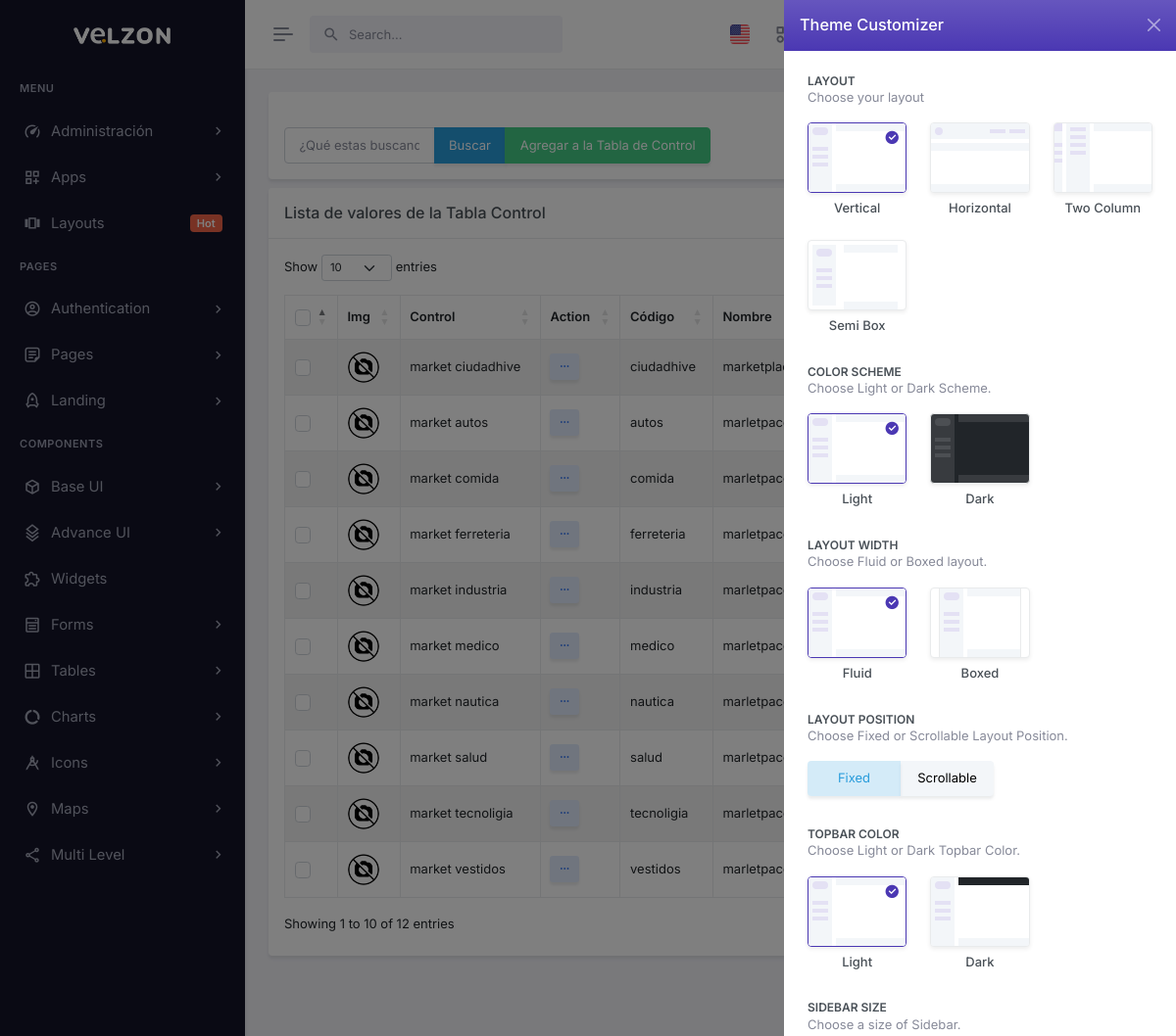
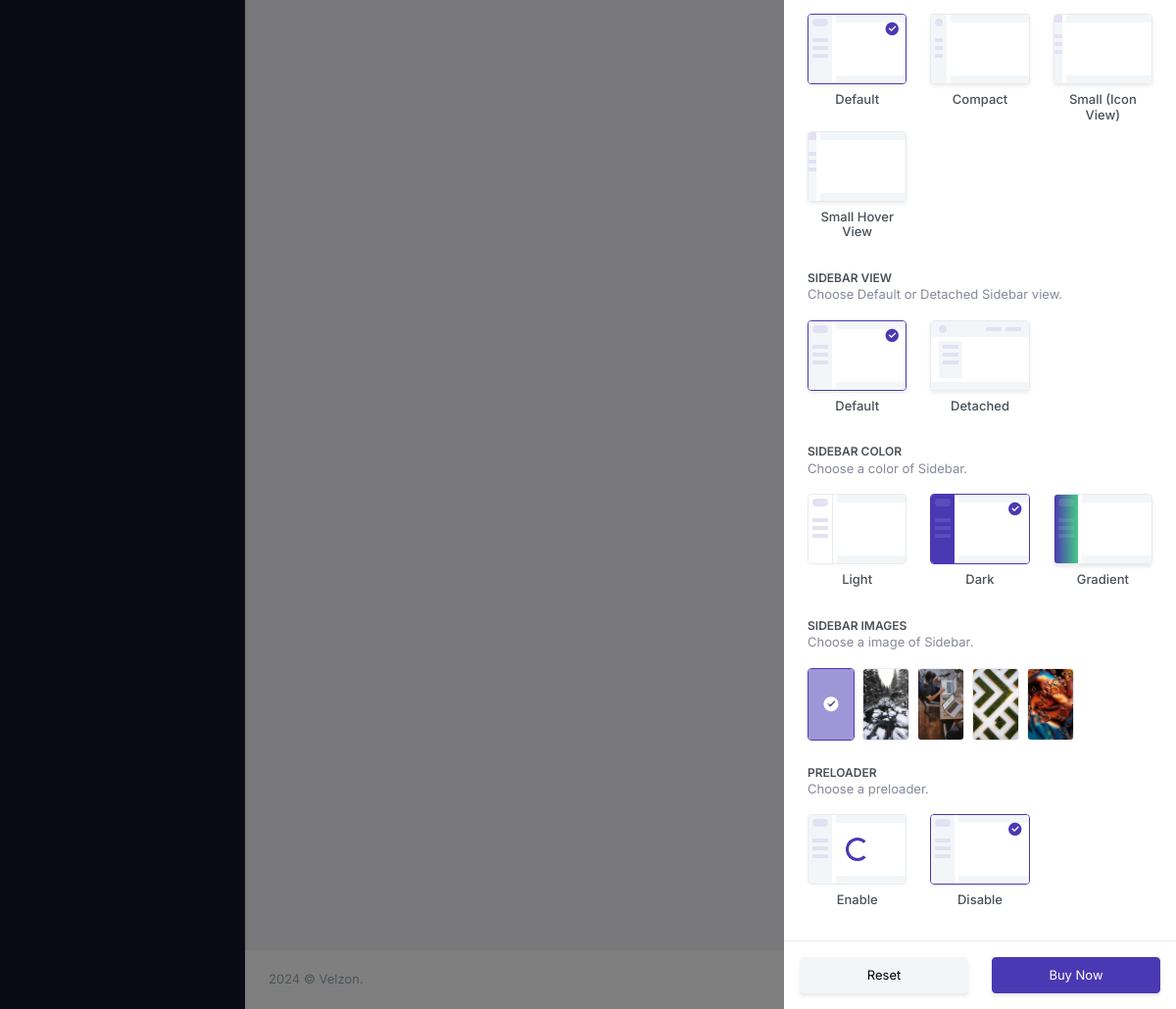
The app's page /controlList/ (signed in) with its own data (2 pictures, top to bottom).
### tables this page shows
CREATE TABLE `control` (
  `control_id` int(10) unsigned NOT NULL AUTO_INCREMENT,
  `tipo` varchar(20) NOT NULL DEFAULT '0',
  `codigo` varchar(45) NOT NULL DEFAULT '',
  `nombre` varchar(80) NOT NULL DEFAULT '',
  `control_foto` varchar(80) NOT NULL DEFAULT '',
  `valor` varchar(45) NOT NULL DEFAULT '',
  `estatus` int(10) unsigned NOT NULL DEFAULT 1,
  `company_id` int(10) unsigned NOT NULL DEFAULT 0,
  PRIMARY KEY (`control_id`)
);

### autoload.php (called while the page is built, shortened)
<?php
    spl_autoload_register(function($clase){
        $archivo= __DIR__."/".$clase.".php";
        $archivo=str_replace("\\","/",$archivo);
    });

### app/models/mainModel.php (called while the page is built, shortened)
<?php
	class mainModel{
		private $server=DB_SERVER;
		private $db=DB_NAME;
		private $user=DB_USER;
		private $pass=DB_PASS;
		protected function conectar(){
			$conexion = new PDO("mysql:host=".$this->server.";dbname=".$this->db,$this->user,$this->pass);
			$conexion->exec("SET CHARACTER SET utf8");
			return $conexion;
		}
		protected function ejecutarConsulta($consulta){
			$sql=$this->conectar()->prepare($consulta);
			$sql->execute();
			return $sql;
		}
		public function limpiarCadena($cadena){
			$palabras=["<script>","</script>","<script src","<script type=","SELECT * FROM","SELECT "," SELECT ","DELETE FROM","INSERT INTO","DROP TABLE","DROP DATABASE","TRUNCATE TABLE","SHOW TABLES","SHOW DATABASES","<?php","?>","--","^","<",">","==",";","::"];
			$cadena=trim($cadena);
			$cadena=stripslashes($cadena);
			$cadena=trim($cadena);
			$cadena=stripslashes($cadena);
			return $cadena;
		}
	}

### app/controllers/controlController.php (called while the page is built, shortened)
<?php
	class controlController extends mainModel{
		public function listarTodosControlControlador($busqueda){
			$busqueda=$this->limpiarCadena($busqueda);
			if(isset($busqueda) && $busqueda!="*"){
				$consulta_datos="SELECT * FROM control WHERE (
				codigo LIKE '%$busqueda%'
				OR nombre LIKE '%$busqueda%'
				OR tipo LIKE '%$busqueda%'
				)
				ORDER BY tipo, nombre ASC limit 500";
			}else{
				$consulta_datos="SELECT * FROM control ORDER BY tipo, nombre ASC limit 500";
			}
			$datos = $this->ejecutarConsulta($consulta_datos);
			$datos = $datos->fetchAll();
			return $datos;
			exit();
		}
	}

### app/views/content/controlList-view.php (the view, shortened to what this page needs)
<div class="main-content">
    <div class="page-content">
        <div class="container-fluid">
            <?php
            $insControl = new controlController();
            ?>
            <div class="row">
                <div class="col-xxl-3" style="margin-bottom: -15px;">
                    <div class="card">
                        <div class="card-body">
                            <div class="columns">
                                <div class="column">
                                    <form class="FormularioAjax"
                                    action="<?php echo APP_URL; ?>app/ajax/buscadorAjax.php"
                                    method="POST" autocomplete="off" >
                                        <div class="col-xs-12 col-md-6">
                                            <div class="form-group">
                                                <div class="input-group">
                                                    <input class="form-control is-rounded" type="text"
                                                    name="txt_buscador" placeholder="¿Qué estas buscando?..." pattern="[a-zA-Z0-9áéíóúÁÉÍÓÚñÑ ]{1,30}" maxlength="30" required >
                                                    <button class="btn btn-info" type="submit" >Buscar</button>
                                                    <a href="<?php echo APP_URL; ?>controlNew/" class="btn btn-success" >Agregar a la Tabla de Control</a>
                                                </div>
                                            </div>
                                        </div>
                                    </form>
                                </div>
                            </div>
                        </div>
                    </div>
                </div>
            </div>
            <?php
            if(isset($_SESSION[$url[0]]) && !empty($_SESSION[$url[0]])){
                $datos = $insControl->listarTodosControlControlador($_SESSION[$url[0]]);
            }else{
                $datos = $insControl->listarTodosControlControlador("*");
            }
            ?>
            <div class="row">
                <div class="col-lg-12">
                    <div class="card">
                        <div class="card-header">
                            <h5 class="card-title mb-0">Lista de valores de la Tabla Control</h5>
                        </div>
                        <div class="card-body">
                            <table id="fixed-header" class="table table-bordered dt-responsive nowrap table-striped align-middle" style="width:100%">
                                <thead>
                                    <tr>
                                        <th scope="col" style="width: 10px;">
                                            <div class="form-check">
                                                <input class="form-check-input fs-15" type="checkbox" id="checkAll" value="option">
                                            </div>
                                        </th>
                                        <th>Img</th>
                                        <th>Control</th>
                                        <th>Action</th>
                                        <th>Código</th>
                                        <th>Nombre</th>
                                        <th>Estatus</th>
                                        <th>Negocio</th>
                                    </tr>
                                </thead>
                                <tbody>
                                    <?php
                                    if(is_array($datos)){
                                        foreach($datos as $rows){
                                            if($rows['control_foto'] != ""){
                                                $control_foto = APP_URL . "app/views/fotos/control/".$rows['control_foto'];
                                            }else{
                                                $control_foto = APP_URL . "app/views/fotos/nophoto.jpg";
                                            }
                                            ?>
                                            <tr>
                                                <th scope="row">
                                                    <div class="form-check">
                                                        <input class="form-check-input fs-15" type="checkbox" name="checkAll" value="option1">
                                                    </div>
                                                </th>
                                                <td>
                                                    <a href="<?= APP_URL.'controlUpdate/'.$rows['control_id'].'/'?>">
                                                    <img class="rounded-circle header-profile-user"
                                                    src="<?=$control_foto; ?>"
                                                    alt="Foto del item de la tabla">
                                                    </a>
                                                </td>
                                                <td><?=$rows['tipo'] . " " . $rows['codigo'];?></td>
                                                <td>
                                                    <div class="dropdown d-inline-block">
                                                        <button class="btn btn-soft-secondary btn-sm dropdown" type="button" data-bs-toggle="dropdown" aria-expanded="false">
                                                            <i class="ri-more-fill align-middle"></i>
                                                        </button>
                                                    </div>
                                                </td>
                                                <td><?=$rows['codigo'];?></td>
                                                <td><?=$rows['nombre'];?></td>
                                                <td>
                                                    <?php
                                                    if($rows['estatus'] ==1 ){
                                                        ?><span class="badge bg-success">Activo<?php
                                                    }else{
                                                        ?><span class="badge bg-danger">Inactivo<?php
                                                    }?>
                                                    </span>
                                                </td>
                                                <td><?=$rows['company_id'];?></td>
                                            </tr>
                                    <?php
                                        }
                                    }
                                    ?>
                                </tbody>
                            </table>
                        </div>
                    </div>
                </div>
            </div>
        </div>
    </div>
</div>

### records on screen
control: tipo "market", codigo "ciudadhive", nombre "marketplace…"
control: tipo "market", codigo "autos", nombre "marletpace…"
control: tipo "market", codigo "comida", nombre "marletpace…"
control: tipo "market", codigo "ferreteria", nombre "marletpace…"
control: tipo "market", codigo "industria", nombre "marletpace…"
control: tipo "market", codigo "medico", nombre "marletpace…"
control: tipo "market", codigo "nautica", nombre "marletpace…"
control: tipo "market", codigo "salud", nombre "marletpace…"
control: tipo "market", codigo "tecnoligia", nombre "marletpace…"
control: tipo "market", codigo "vestidos", nombre "marletpace…"
